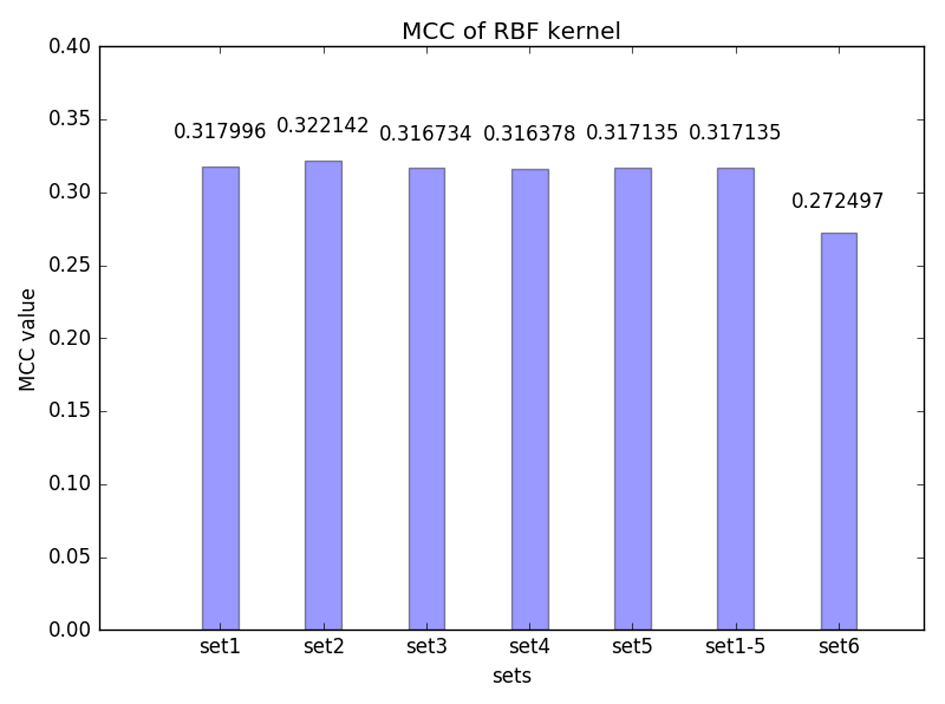

Write Python code to recreate this figure.

import math
mcc=open('mcc_RBF.txt','w')
i=1
tp = 0
fp = 0
tn = 0
fn = 0
while i<=5:
    setname=open('set'+str(i)+'.svm','r').read().splitlines()
    predname=open('set'+str(i)+'.svm2.pred','r').read().splitlines()
    for n in range(len(setname)):
        if setname[n][:2] == '+1' and float(predname[n])>0:
            tp=tp+1
        if setname[n][:2] == '+1' and float(predname[n])<0:
            fp=fp+1
        if setname[n][:2] == '-1' and float(predname[n])<0:
            tn=tn+1
        if setname[n][:2] == '-1' and float(predname[n])>0:
            fn=fn+1

    mcc.write('%0.6f'%(((tp*tn - fp*fn) / math.sqrt( (tp + fp)*(tp + fn)*(tn + fp)*(tn + fn) )))+'\n')
    i=i+1
mcc.close()


import numpy as np
import matplotlib.pyplot as plt
def autolabel(rects): 
    for rect in rects:
        height = rect.get_height()
        ax.text(rect.get_x() + rect.get_width()/2., 1.05*height,
                '%s' % float(height),
                ha='center', va='bottom')

means = open('mcc_RBF.txt','r').read().splitlines()
means.append(open('mcc.txt','r').read().splitlines()[2])
means+=open('C:/Users/admin/Desktop/project/step5_trainset/set_6/mcc.txt','r').read().splitlines()

fig, ax = plt.subplots()
index = np.arange(1,8,1)
bar_width = 0.35
error_config = {'ecolor': '0.3'}
rect = plt.bar(index, means, bar_width,
                 alpha=0.4,
                 color='b',
                 error_kw=error_config)
autolabel(rect)
plt.axis([0, 8, 0, 0.4])
plt.xlabel('sets')
plt.ylabel('MCC value')
plt.title('MCC of RBF kernel')
plt.xticks(index + bar_width/2, ('set1', 'set2', 'set3', 'set4', 'set5', 'set1-5','set6'))
plt.tight_layout()
plt.show()
